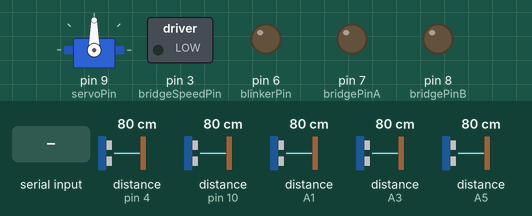
Bench run of a sketch on a simulated Arduino Uno, built with avr-gcc and run on an emulated ATmega328P. Shown: servo, switched loads named in the sketch (green lamp = pin HIGH), output pins drawn as LEDs (lit = HIGH). Inputs (shaded band) come from the test bench; at power-on: distance to the obstacle (sensors on pin 4, pin 10, A1, A3, A5) 80 cm. The echo pulse lasts 58.3 µs per cm; what the sketch prints to the serial monitor is not drawn.

Above: at 1.2 s.
1.3 s: "r" received over Serial
At 1.9 s:
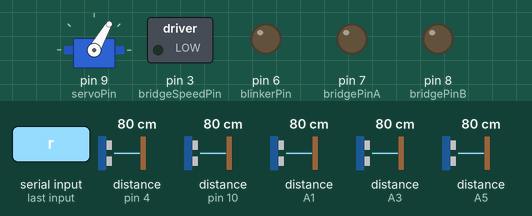
2.8 s: "l" received over Serial
At 4.1 s:
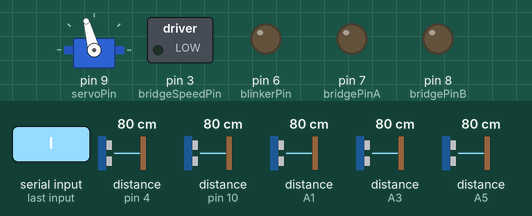
Timing chart, 0 to 5.8 s (numbered marks = the images above; inputs shaded):
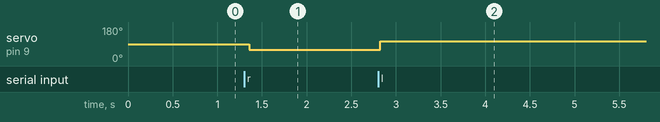

The sketch:

arduino-app.ino
```cpp
#include <Servo.h>
#include <HCSR04.h>

#define servoPin 9
#define bridgePinA 7
#define bridgePinB 8
#define bridgeSpeedPin 3
#define blinkerPin 6

#define frontSensorTrigPin 5
#define frontSensorEchoPin 4

#define frontRightSensorTrigPin A4
#define frontRightSensorEchoPin A5

#define frontLeftSensorTrigPin 11
#define frontLeftSensorEchoPin 10

#define leftSensorTrigPin A0
#define leftSensorEchoPin A1

#define rightSensorTrigPin A2
#define rightSensorEchoPin A3

enum ServoState {Left = 0, Straight = 1, Right = 2};
enum EngineState {Forward = 0, Off = 1, Backward = 2};

ServoState servoState;
ServoState previousServoState;

EngineState engineState;
EngineState previousEngineState;

Servo wheelsServo;
UltraSonicDistanceSensor frontSensor(frontSensorTrigPin, frontSensorEchoPin);
UltraSonicDistanceSensor frontRightSensor(frontRightSensorTrigPin, frontRightSensorEchoPin);
UltraSonicDistanceSensor frontLeftSensor(frontLeftSensorTrigPin, frontLeftSensorEchoPin);
UltraSonicDistanceSensor leftSensor(leftSensorTrigPin, leftSensorEchoPin);
UltraSonicDistanceSensor rightSensor(rightSensorTrigPin, rightSensorEchoPin);

String inData = "";

void handleServoState() {
  if (servoState == previousServoState) {
    return;
  }

  switch (servoState)
  {
    case Right:
    {
      wheelsServo.write(60);
      break;
    }
    case Straight:
    {
      wheelsServo.write(85);
      break;
    }
    case Left:
    {
      wheelsServo.write(105);
      break;
    }
  }
  previousServoState = servoState;
}

int delayer2 = 0;

void handleEngineState() {

delay(50);


  switch (engineState)
  {
    case Forward:
    {
      analogWrite(bridgeSpeedPin, 190);
      digitalWrite(bridgePinA, LOW);
      digitalWrite(bridgePinB, HIGH);
      break;
    }
    case Off:
    {
      analogWrite(bridgeSpeedPin, 0);
      digitalWrite(bridgePinA, LOW);
      digitalWrite (bridgePinB, LOW);
      break;
    }
     case Backward:
    {
      analogWrite(bridgeSpeedPin, 190);
      digitalWrite(bridgePinA, HIGH);
      digitalWrite(bridgePinB, LOW);
      break;
    }
  }
  previousEngineState = engineState;
  delayer2=0;
}


void tryGetIncomingData() {

  if (Serial.available() == 0) {
    return;
  }

   digitalWrite(6, HIGH);

    while (Serial.available()) {
    char inChar = (char)Serial.read();
    inData += inChar;
    }

    if (inData.charAt(0) == 'r') {
      servoState = Right;
    }

     if (inData.charAt(0) == 'l') {
      servoState = Left;
    }

     if (inData.charAt(0) == 's') {
      servoState = Straight;
    }

     if (inData.charAt(1) == 'f') {
      engineState = Forward;
    }

     if (inData.charAt(1) == 'b') {
      engineState = Backward;
    }

     if (inData.charAt(1) == 'o') {
      engineState = Off;
    }

    digitalWrite(6, LOW);

   inData ="";
}

int delayer = 0;
int delayer3 = 0;

void handleSensorsData() {

  double frontDistance = frontSensor.measureDistanceCm();
  double frontRightDistance = frontRightSensor.measureDistanceCm();
  double frontLeftDistance = frontLeftSensor.measureDistanceCm();
  double leftDistance = leftSensor.measureDistanceCm();
  double rightDistance = rightSensor.measureDistanceCm();

  Serial.print("|");
  Serial.print((int)frontDistance);
  Serial.print(":");
  Serial.print((int)frontRightDistance);
  Serial.print(":");
  Serial.print((int)frontLeftDistance);
  Serial.print(":");
  Serial.print((int)leftDistance);
  Serial.print(":");
  Serial.print((int)rightDistance);

  delayer = 0;
  delayer3 = 0;
}

void setup() {
  Serial.begin(9600);
  // Servo setup
  wheelsServo.attach(servoPin);
  engineState = Off;
  // Engine setup
  pinMode(bridgePinA, OUTPUT);
  pinMode(bridgePinB, OUTPUT);
  pinMode(bridgeSpeedPin, OUTPUT);
  //Blinker setup
  pinMode(blinkerPin, OUTPUT);
  // Front sensor setup
  pinMode(frontSensorTrigPin, OUTPUT);
  pinMode(frontSensorEchoPin, INPUT);
  // Right front sensor setup
  pinMode(frontRightSensorTrigPin, OUTPUT);
  pinMode(frontRightSensorEchoPin, INPUT);
  // Left front sensor setup
  pinMode(frontLeftSensorTrigPin, OUTPUT);
  pinMode(frontLeftSensorEchoPin, INPUT);
  // Left sensor setup
  pinMode(leftSensorTrigPin, OUTPUT);
  pinMode(leftSensorEchoPin, INPUT);
  // Right sensor setup
  pinMode(rightSensorTrigPin, OUTPUT);
  pinMode(rightSensorEchoPin, INPUT);
}

void loop() {
  // Serial.println(inData);
  handleEngineState();
  tryGetIncomingData();
  handleServoState();
  handleSensorsData();

}
```

Measured:
- after the input at 1.3 s, servo on pin 9 (servoPin): 90° → 60° after 0.06 s
- after the input at 2.8 s, servo on pin 9 (servoPin): 60° → 105° at once
